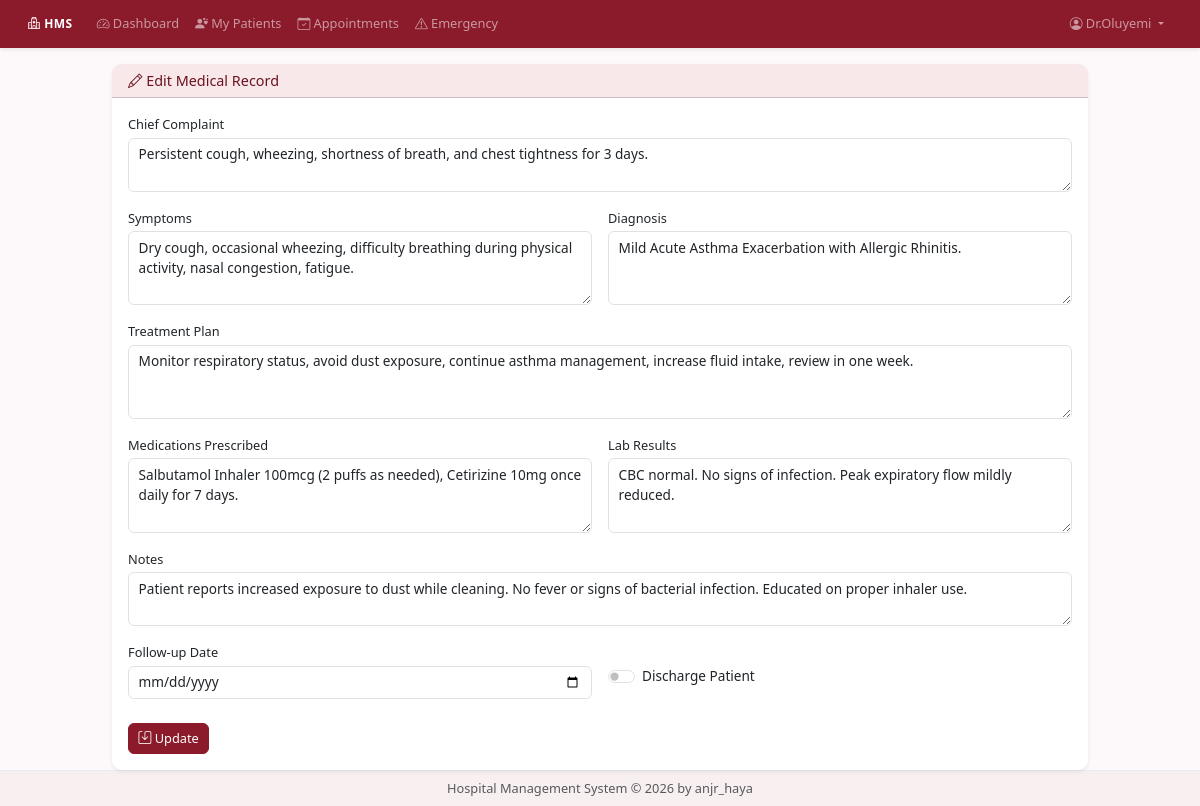
Page /doctor/medical-records/edit/1 (signed in) on the committed database.
### models/user.py (models this page shows, shortened)
class User(UserMixin, db.Model):
    __tablename__ = 'users'
    id = db.Column(db.Integer, primary_key=True)
    username = db.Column(db.String(80), unique=True, nullable=False)
    password_hash = db.Column(db.String(128), nullable=False)
    role = db.Column(db.String(20), nullable=False)
    name = db.Column(db.String(100), nullable=False)
    email = db.Column(db.String(120), unique=True)
    phone = db.Column(db.String(20))
    is_active_account = db.Column(db.Boolean, default=True)
    created_at = db.Column(db.DateTime, default=datetime.utcnow)
    last_login = db.Column(db.DateTime)
    doctor_profile = db.relationship('Doctor', backref='user', uselist=False, lazy=True)
    notifications = db.relationship('Notification', backref='user', lazy=True, foreign_keys='Notification.user_id')
    activities = db.relationship('ActivityLog', backref='user', lazy=True)
    ROLES = {'admin', 'doctor', 'receptionist', 'nurse'}
    @property
    def is_admin(self):
        return self.role == 'admin'
    @property
    def is_doctor(self):
        return self.role == 'doctor'

### models/medical_record.py (models this page shows, shortened)
class MedicalRecord(db.Model):
    __tablename__ = 'medical_records'
    id = db.Column(db.Integer, primary_key=True)
    patient_id = db.Column(db.Integer, db.ForeignKey('patients.id'), nullable=False)
    doctor_id = db.Column(db.Integer, db.ForeignKey('doctors.id'), nullable=False)
    appointment_id = db.Column(db.Integer, db.ForeignKey('appointments.id'), nullable=True)
    visit_date = db.Column(db.DateTime, default=datetime.utcnow)
    chief_complaint = db.Column(db.Text)
    symptoms = db.Column(db.Text)
    diagnosis = db.Column(db.Text, nullable=False)
    treatment_plan = db.Column(db.Text)
    medications_prescribed = db.Column(db.Text)
    lab_tests_ordered = db.Column(db.Text)
    lab_results = db.Column(db.Text)
    vital_signs = db.Column(db.Text)
    notes = db.Column(db.Text)
    follow_up_date = db.Column(db.Date)
    is_discharged = db.Column(db.Boolean, default=False)
    discharge_summary = db.Column(db.Text)
    created_at = db.Column(db.DateTime, default=datetime.utcnow)

### controllers/doctor_routes.py (the view, shortened to what this page needs)
@doctor_bp.route('/medical-records/edit/<int:record_id>', methods=['GET', 'POST'])
@login_required
@role_required('doctor')
def edit_medical_record(record_id):
    doctor = Doctor.query.filter_by(user_id=current_user.id).first()
    record = MedicalRecord.query.get_or_404(record_id)
    if record.doctor_id != doctor.id:
        flash('Unauthorized access.', 'danger')
        return redirect(url_for('doctor.dashboard'))
    return render_template('doctor/edit_medical_record.html', record=record)

### models/__init__.py (called while the page is built)
@login_manager.user_loader
def load_user(user_id):
    return User.query.get(int(user_id))

### views/templates/doctor/edit_medical_record.html (shortened to what this page needs)
{% extends "base.html" %}
{% block content %}
<div class="row justify-content-center">
    <div class="col-md-10">
        <div class="card shadow-sm">
            <div class="card-header bg-white"><h5 class="mb-0"><i class="bi bi-pencil"></i> Edit Medical Record</h5></div>
            <div class="card-body">
                <form method="POST">
                    <div class="row g-3">
                        <div class="col-12"><label class="form-label">Chief Complaint</label><textarea name="chief_complaint" class="form-control" rows="2">{{ record.chief_complaint or '' }}</textarea></div>
                        <div class="col-md-6"><label class="form-label">Symptoms</label><textarea name="symptoms" class="form-control" rows="3">{{ record.symptoms or '' }}</textarea></div>
                        <div class="col-md-6"><label class="form-label">Diagnosis</label><textarea name="diagnosis" class="form-control" rows="3" required>{{ record.diagnosis }}</textarea></div>
                        <div class="col-12"><label class="form-label">Treatment Plan</label><textarea name="treatment_plan" class="form-control" rows="3">{{ record.treatment_plan or '' }}</textarea></div>
                        <div class="col-md-6"><label class="form-label">Medications Prescribed</label><textarea name="medications_prescribed" class="form-control" rows="3">{{ record.medications_prescribed or '' }}</textarea></div>
                        <div class="col-md-6"><label class="form-label">Lab Results</label><textarea name="lab_results" class="form-control" rows="3">{{ record.lab_results or '' }}</textarea></div>
                        <div class="col-12"><label class="form-label">Notes</label><textarea name="notes" class="form-control" rows="2">{{ record.notes or '' }}</textarea></div>
                        <div class="col-md-6">
                            <label class="form-label">Follow-up Date</label>
                            <input type="date" name="follow_up_date" class="form-control" value="{{ record.follow_up_date.strftime('%Y-%m-%d') if record.follow_up_date else '' }}">
                        </div>
                        <div class="col-md-6">
                            <div class="form-check form-switch mt-4">
                                <input type="checkbox" name="is_discharged" class="form-check-input" role="switch" id="dischargeSwitch" {{ 'checked' if record.is_discharged }}>
                                <label class="form-check-label" for="dischargeSwitch">Discharge Patient</label>
                            </div>
                        </div>
                    </div>
                    <div class="mt-4"><button type="submit" class="btn btn-primary"><i class="bi bi-save"></i> Update</button></div>
                </form>
            </div>
        </div>
    </div>
</div>
{% endblock %}

### views/templates/base.html (shortened to what this page needs)
<!DOCTYPE html>
<html lang="en" class="h-100">
<head>
    <link href="https://cdn.jsdelivr.net/npm/bootstrap@5.3.2/dist/css/bootstrap.min.css" rel="stylesheet">
    <link href="https://cdn.jsdelivr.net/npm/bootstrap-icons@1.11.1/font/bootstrap-icons.css" rel="stylesheet">
    <link href="https://cdn.jsdelivr.net/npm/select2@4.1.0-rc.0/dist/css/select2.min.css" rel="stylesheet">
    <link rel="stylesheet" href="https://cdn.jsdelivr.net/npm/flatpickr/dist/flatpickr.min.css">
    <link href="{{ url_for('static', filename='css/style.css') }}" rel="stylesheet">
</head>
<body class="d-flex flex-column h-100">
    {% if current_user.is_authenticated %}
    <nav class="navbar navbar-expand-lg navbar-dark shadow-sm flex-shrink-0" style="background-color: #8B1A2B;">
        <div class="container-fluid">
            <a class="navbar-brand fw-bold small" href="{{ url_for('auth.login') }}">
                <i class="bi bi-hospital"></i> HMS
            </a>
            <div class="collapse navbar-collapse" id="navbarNav">
                <ul class="navbar-nav me-auto">
                    {% if current_user.is_admin %}
                    <li class="nav-item"><a class="nav-link small" href="{{ url_for('admin.dashboard') }}"><i class="bi bi-speedometer2"></i> Dashboard</a></li>
                    <li class="nav-item"><a class="nav-link small" href="{{ url_for('admin.manage_users') }}"><i class="bi bi-people"></i> Users</a></li>
                    <li class="nav-item"><a class="nav-link small" href="{{ url_for('admin.manage_doctors') }}"><i class="bi bi-person-badge"></i> Doctors</a></li>
                    <li class="nav-item"><a class="nav-link small" href="{{ url_for('admin.register_patient') }}"><i class="bi bi-person-plus"></i> Register</a></li>
                    <li class="nav-item"><a class="nav-link small" href="{{ url_for('admin.manage_patients') }}"><i class="bi bi-person-hearts"></i> Patients</a></li>
                    <li class="nav-item"><a class="nav-link small" href="{{ url_for('admin.archived_patients') }}"><i class="bi bi-archive"></i> Archived</a></li>
                    <li class="nav-item"><a class="nav-link small" href="{{ url_for('admin.manage_appointments') }}"><i class="bi bi-calendar-check"></i> Appointments</a></li>
                    <li class="nav-item"><a class="nav-link small" href="{{ url_for('admin.manage_billing') }}"><i class="bi bi-credit-card"></i> Billing</a></li>
                    <li class="nav-item"><a class="nav-link small" href="{{ url_for('admin.manage_departments') }}"><i class="bi bi-building"></i> Departments</a></li>
                    <li class="nav-item"><a class="nav-link small" href="{{ url_for('admin.reports') }}"><i class="bi bi-file-earmark-bar-graph"></i> Reports</a></li>
                    <li class="nav-item"><a class="nav-link small" href="{{ url_for('admin.activity_logs') }}"><i class="bi bi-activity"></i> Logs</a></li>
                    {% elif current_user.is_doctor %}
                    <li class="nav-item"><a class="nav-link small" href="{{ url_for('doctor.dashboard') }}"><i class="bi bi-speedometer2"></i> Dashboard</a></li>
                    <li class="nav-item"><a class="nav-link small" href="{{ url_for('doctor.my_patients') }}"><i class="bi bi-person-hearts"></i> My Patients</a></li>
                    <li class="nav-item"><a class="nav-link small" href="{{ url_for('doctor.appointments') }}"><i class="bi bi-calendar-check"></i> Appointments</a></li>
                    <li class="nav-item"><a class="nav-link small" href="{{ url_for('doctor.emergency_queue') }}"><i class="bi bi-exclamation-triangle"></i> Emergency</a></li>
                    {% endif %}
                </ul>
                <ul class="navbar-nav">
                    <li class="nav-item dropdown">
                        <a class="nav-link dropdown-toggle small" href="#" data-bs-toggle="dropdown">
                            <i class="bi bi-person-circle"></i> {{ current_user.name }}
                        </a>
                    </li>
                </ul>
            </div>
        </div>
    </nav>
    {% endif %}
    <div class="container-fluid flex-shrink-0 mt-3">
        {% block content %}{% endblock %}
    </div>
    <footer class="footer mt-auto py-2 flex-shrink-0" style="background-color: #f8f0f0;">
        <div class="container text-center">
            <span class="text-muted small">Hospital Management System &copy; 2026 by anjr_haya</span>
        </div>
    </footer>
</body>
</html>

### views/static/css/style.css (style rules this page uses)
:root { --wine: #8B1A2B; --wine-dark: #6B1320; --wine-light: #A82D3F; --pink: #F8E8EA; --pink-light: #FCF4F5; }
body { background: #fdf8f9; font-family: 'Segoe UI', Tahoma, Geneva, Verdana, sans-serif; font-size: 0.85rem; }
h1, h2, h3, h4, h5, h6 { font-size: 1rem; }
h5 { font-size: 0.9rem; }
.card { border: none; border-radius: 10px; transition: transform 0.2s; font-size: 0.85rem; }
.card-body { font-size: 0.85rem; }
.card-header { border-radius: 10px 10px 0 0 !important; font-weight: 600; font-size: 0.85rem !important; background-color: var(--pink) !important; color: var(--wine-dark); }
.card-header h5, .card-header h6 { font-size: 0.9rem !important; }
.navbar { padding: 0.4rem 1rem; box-shadow: 0 2px 4px rgba(0,0,0,0.1); font-size: 0.8rem; }
.navbar-brand { font-size: 1rem; letter-spacing: 0.5px; }
.nav-link { font-size: 0.8rem !important; }
.form-label { font-size: 0.8rem; margin-bottom: 0.2rem; }
.form-control, .form-select { border-radius: 6px; border: 1.5px solid #dee2e6; padding: 0.35rem 0.6rem; font-size: 0.85rem; }
.btn { border-radius: 6px; font-weight: 500; font-size: 0.8rem; padding: 0.3rem 0.6rem; }
.btn-primary { background-color: var(--wine); border-color: var(--wine); }
.footer { border-top: 1px solid #e9ecef; font-size: 0.75rem; }
a { color: var(--wine); }
.small, small { font-size: 0.75rem; }
.text-muted { font-size: 0.8rem; }

### rows in the picture
User: name "Dr.Oluyemi"
MedicalRecord: chief_complaint "Persistent cough, wheezing, shortness of breath, and chest tightness for 3 days.", symptoms "Dry cough, occasional wheezing, difficulty breathing during physical activity, nasal congestion, fatigue.", diagnosis "Mild Acute Asthma Exacerbation with Allergic Rhinitis.", treatment_plan "Monitor respiratory status, avoid dust exposure, continue asthma management, increase fluid intake, review in one week.", medications_prescribed "Salbutamol Inhaler 100mcg (2 puffs as needed), Cetirizine 10mg once daily for 7 days.", lab_results "CBC normal. No signs of infection. Peak expiratory flow mildly reduced.", notes "Patient reports increased exposure to dust while cleaning. No fever or signs of bacterial infection. Educated on proper inhaler use."
